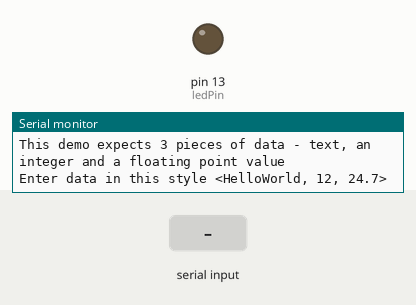
A sketch run on a simulated Arduino Uno, built with avr-gcc and run on an emulated ATmega328P. Parts: output pins drawn as LEDs (lit = HIGH), the last lines printed to the serial monitor. The inputs (shaded band) are chosen by the test bench.

Above: at 1.2 s.
1.3 s: "<90,45,200>" received over Serial
At 1.6 s:
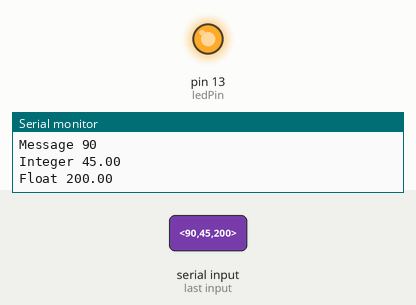
2.8 s: "<5>" received over Serial
At 3.7 s:
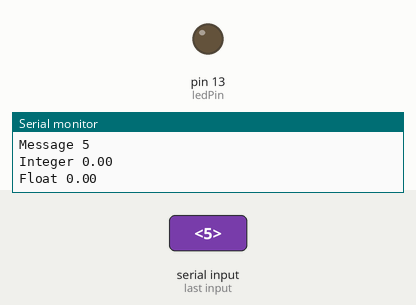
4.3 s: "<30,150,10>" received over Serial
At 5.1 s:
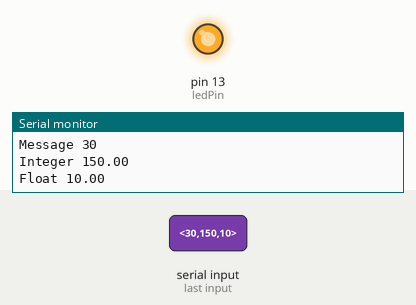
Timing chart, 0 to 7.3 s (numbered marks = the images above; inputs shaded):
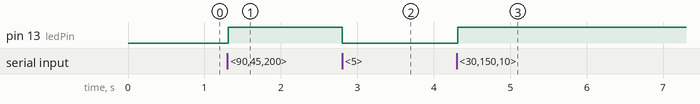

Measured:
- after the input at 1.3 s, pin 13 (ledPin): LOW → HIGH at once
- after the input at 2.8 s, pin 13 (ledPin): HIGH → LOW at once
- after the input at 4.3 s, pin 13 (ledPin): LOW → HIGH at once

The sketch:

receiveAndParseSeveralData.ino
```cpp
// Example 5 - Receive with start- and end-markers combined with parsing

const byte numChars = 32;
char receivedChars[numChars];
char tempChars[numChars];        // temporary array for use when parsing

// variables to hold the parsed data
char messageFromPC[numChars] = {0};
float floatFromPC1 = 0;
float floatFromPC2 = 0.0;

boolean newData = false;

const int ledPin = 13; // the pin that the LED is attached to

//============

void setup() {
  Serial.begin(9600);
  Serial.println("This demo expects 3 pieces of data - text, an integer and a floating point value");
  Serial.println("Enter data in this style <HelloWorld, 12, 24.7>  ");
  Serial.println();
  // initialize the LED pin as an output:
  pinMode(ledPin, OUTPUT);
}

//============

void loop() {
  recvWithStartEndMarkers();
  if (newData == true) {
    strcpy(tempChars, receivedChars);
    // this temporary copy is necessary to protect the original data
    //   because strtok() used in parseData() replaces the commas with \0
    parseData();
    showParsedData();
    newData = false;

    if (floatFromPC1 > 0.5) {
      digitalWrite(ledPin, HIGH); // turn the LED on
    }
    else {
      digitalWrite(ledPin, LOW); // turn the LED on
    }
  }

}

//============

void recvWithStartEndMarkers() {
  static boolean recvInProgress = false;
  static byte ndx = 0;
  char startMarker = '<';
  char endMarker = '>';
  char rc;

  while (Serial.available() > 0 && newData == false) {
    rc = Serial.read();

    if (recvInProgress == true) {
      if (rc != endMarker) {
        receivedChars[ndx] = rc;
        ndx++;
        if (ndx >= numChars) {
          ndx = numChars - 1;
        }
      }
      else {
        receivedChars[ndx] = '\0'; // terminate the string
        recvInProgress = false;
        ndx = 0;
        newData = true;
      }
    }

    else if (rc == startMarker) {
      recvInProgress = true;
    }
  }
}

//============

void parseData() {      // split the data into its parts

  char * strtokIndx; // this is used by strtok() as an index

  strtokIndx = strtok(tempChars, ",");     // get the first part - the string
  strcpy(messageFromPC, strtokIndx); // copy it to messageFromPC

  strtokIndx = strtok(NULL, ","); // this continues where the previous call left off
  floatFromPC1 = atof(strtokIndx);     // convert this part to a float


  strtokIndx = strtok(NULL, ",");
  floatFromPC2 = atof(strtokIndx);     // convert this part to a float

}

//============

void showParsedData() {
  Serial.print("Message ");
  Serial.println(messageFromPC);
  Serial.print("Integer ");
  Serial.println(floatFromPC1);
  Serial.print("Float ");
  Serial.println(floatFromPC2);
}
```
